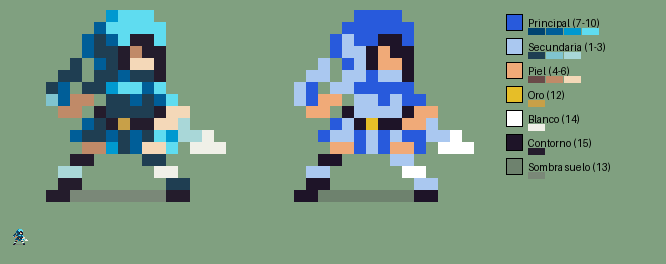

The Python source for this figure:
# Ninja azul sin la fila de sombra (19x17) y mapa de tipos de color por posición de paleta.
from PIL import Image,ImageDraw
import recolor_ninja as rn
idx=[r for j,r in enumerate(rn.idx) if j!=16]  # quita la fila completa de sombra -> 17 de alto
H,W=len(idx),len(idx[0]);print(W,H)
from rampas_corregidas import R,slots
p=rn.base[:];sl=slots(R['Azul']);p[1:4]=sl['secundaria_1_3'];p[7:11]=sl['principal_7_10']
pal=[tuple(int(c[j:j+2],16) for j in (0,2,4)) for c in p]
TIPOS={'Principal (7-10)':((7,8,9,10),(40,90,220)),'Secundaria (1-3)':((1,2,3),(170,200,240)),
       'Piel (4-6)':((4,5,6),(240,170,120)),'Oro (12)':((12,),(230,190,40)),
       'Blanco (14)':((14,),(255,255,255)),'Contorno (15)':((15,),(30,20,40)),'Sombra suelo (13)':((13,),(110,130,110))}
im=Image.new('RGBA',(W,H),(0,0,0,0));tm=Image.new('RGBA',(W,H),(0,0,0,0))
for y,row in enumerate(idx):
    for x,k in enumerate(row):
        if not k:continue
        im.putpixel((x,y),pal[k]+(255,))
        for n,(ks,c) in TIPOS.items():
            if k in ks:tm.putpixel((x,y),c+(255,))
im.save('ninja_azul.png')
s=12;out=Image.new('RGB',(W*s*2+40+170,H*s+60),(0x80,0xa0,0x80));d=ImageDraw.Draw(out)
for i,img in enumerate((im,tm)):
    b=img.resize((W*s,H*s),Image.NEAREST);out.paste(b,(10+i*(W*s+20),10),b)
out.paste(im,(10,H*s+25),im)
for j,(n,(ks,c)) in enumerate(TIPOS.items()):
    y=14+j*24;x=W*s*2+50
    d.rectangle([x,y,x+16,y+16],fill=c,outline=(0,0,0));d.text((x+22,y+3),n,fill='black')
    for i,k in enumerate(ks):d.rectangle([x+22+i*18,y+14,x+38+i*18,y+20],fill=pal[k])
out.save('ninja_azul_tipos.png')
